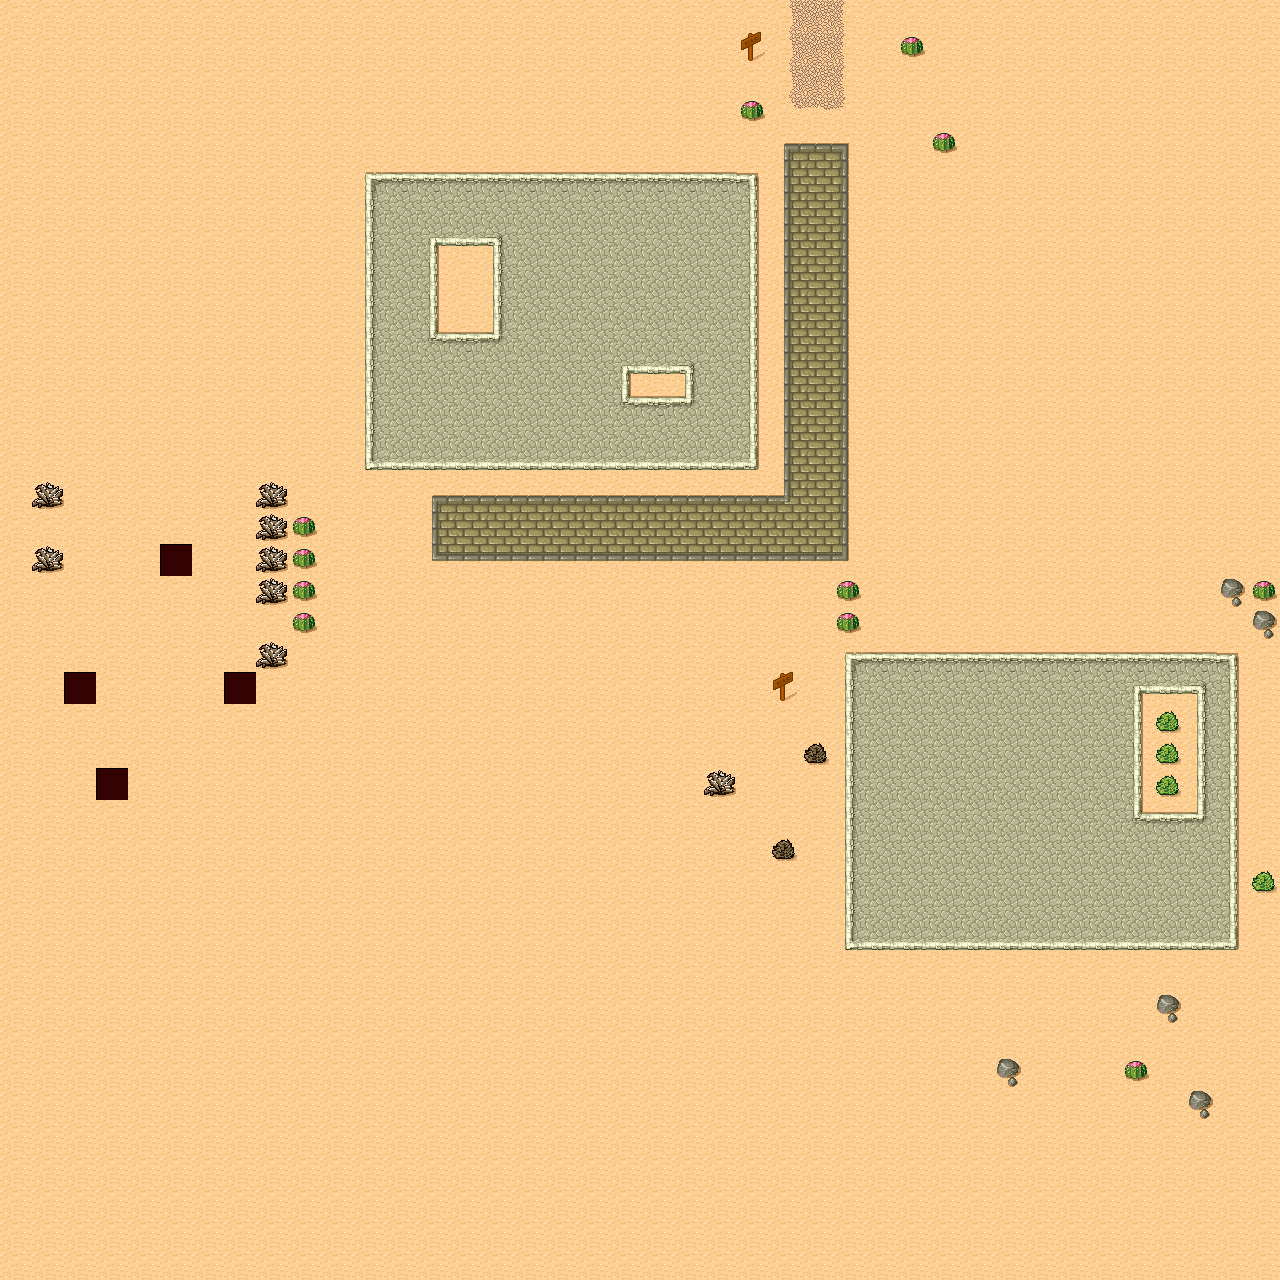

This game map was drawn from its Tiled (.tmx) file and the tilesets committed beside it. A one-line description and the trimmed map source follow:
An orthogonal 40x40 tile map with 32x32 px tiles, 1 tile layer (Ground), 2 tilesets.

<map version="1.0" orientation="orthogonal" width="40" height="40" tilewidth="32" tileheight="32">
 <tileset firstgid="1" name="Desert" tilewidth="32" tileheight="32" spacing="1" margin="1">
  <image source="tmw_desert_spacing.png" width="265" height="199" />
 </tileset>
 <tileset firstgid="49" name="meta" tilewidth="32" tileheight="32">
  <image source="meta_tiles.png" width="67" height="34" />
     <image source="tmw_desert_spacing.png" width="40" height="40" />
 </tileset>
 <layer name="Ground" width="40" height="40">
  <data>[1600 cells, 1600 non-empty, 37 distinct tile ids]</data>
 </layer>
</map>
